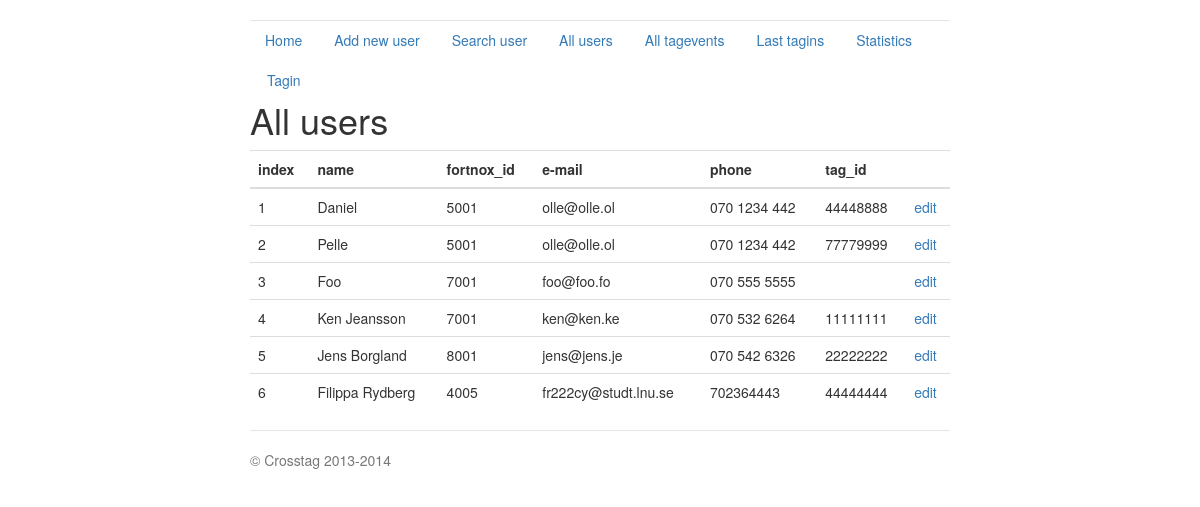
The app's page /all_users, older data.
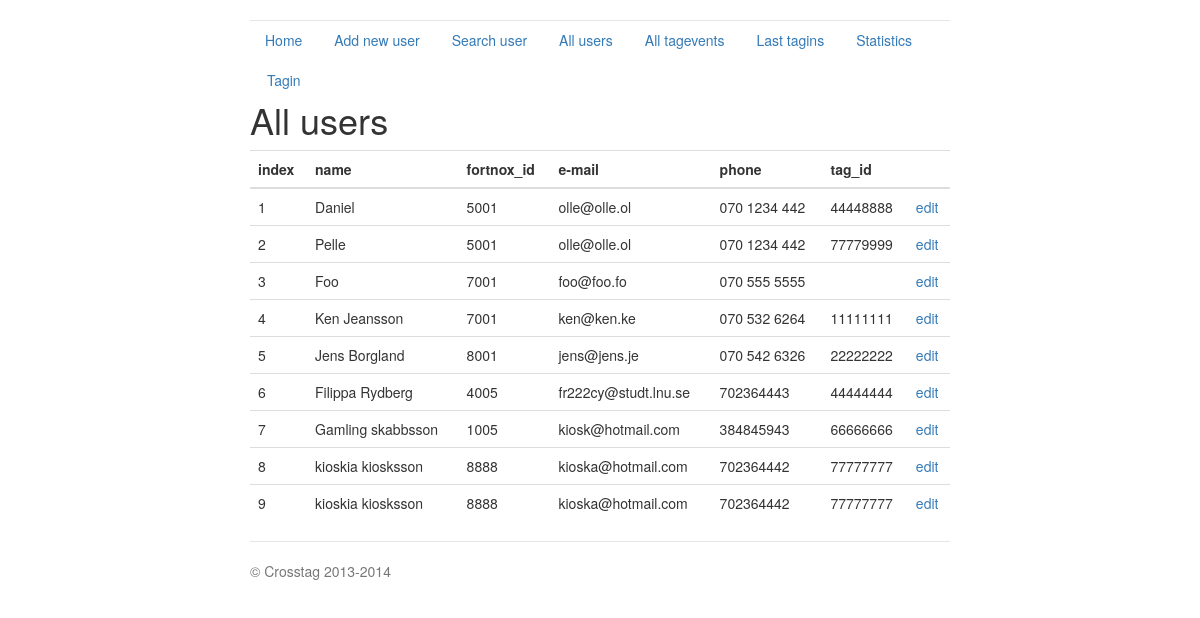
The same page, newer data.
### crosstag_server.py (models this page shows, shortened)
class User(db.Model):
    index = db.Column(db.Integer, primary_key=True)
    fortnox_id = db.Column(db.Integer)
    name = db.Column(db.String(80))
    email = db.Column(db.String(120))
    phone = db.Column(db.Integer)
    tag_id = db.Column(db.String(12))
    gender = db.Column(db.String(10))
    birth_date = db.Column(db.Date)
    expiry_date = db.Column(db.Date)
    create_date = db.Column(db.Date)
    def dict(self):
        return {'index': self.index, 'name': self.name,
                'email': self.email, 'tag_id': self.tag_id,
                'phone': self.phone, 'fortnox_id': self.fortnox_id,
                'expiry_date': str(self.expiry_date),
                'create_date': str(self.create_date),
                'birth_date': str(self.birth_date),
                'gender': self.gender}

### crosstag_server.py (the view)
@app.route('/all_users', methods=['GET'])
def all_users():
    ret = []
    users = User.query.all()
    for hit in users:
        js = hit.dict()
        ret.append(js)
    return render_template('all_users.html',
                           title='All Users',
                           hits=ret)

### templates/all_users.html (shortened to what this page needs)
{% extends "base.html" %}
{% block content %}
<h1>All users</h1>
{% if hits %}
	<table class="table table-hover">
	<tbody>
		<thead>
			<tr>
				<th>index</th> <th>name</th> <th>fortnox_id</th> <th>e-mail</th> <th>phone</th> <th>tag_id</th> <th></th>
			</tr>
		</thead>
				{% for hit in hits %}
				<tr>
					<td>{{hit.index}}</td> <td>{{hit.name}}</td> <td>{{hit.fortnox_id}}</td> <td>{{hit.email}}</td> <td>{{hit.phone}}</td> <td>{{hit.tag_id}}</td> <td><a href='/edit_user/{{hit.index}}'>edit</a> </td>
				</tr>
				{% endfor %}
	</tbody>
	</table>
{% endif %}
{% endblock %}

Row changes from the older to the newer data that the page shows:
added User: index "7", name "Gamling skabbsson", fortnox_id "1005", email "kiosk@hotmail.com", phone "384845943", tag_id "66666666"
added User: index "8", name "kioskia kiosksson", fortnox_id "8888", email "kioska@hotmail.com", phone "702364442", tag_id "77777777"
added User: index "9", name "kioskia kiosksson", fortnox_id "8888", email "kioska@hotmail.com", phone "702364442", tag_id "77777777"
